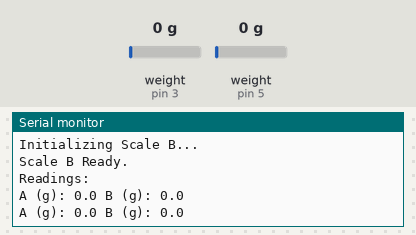
Bench run of a sketch on a simulated Arduino Uno, built with avr-gcc and run on an emulated ATmega328P. Parts: the last lines printed to the serial monitor. The test bench sets the inputs (shaded band); at power-on: weight on the scale (sensors on pin 3, pin 5) 0 g.

Above: at 3.2 s.
3.3 s: weight on the scale (sensor on pin 3) set to 100 g
At 4.0 s:
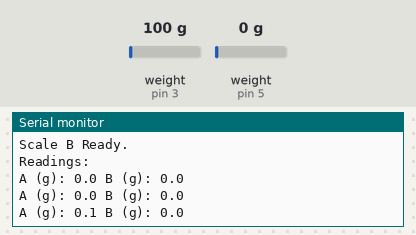
4.8 s: weight on the scale (sensor on pin 5) set to 100 g
At 5.2 s:
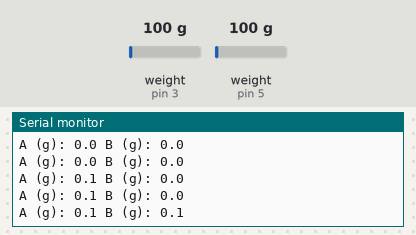
6.3 s: weight on the scale (sensor on pin 3) set to 1250 g
At 6.3 s:
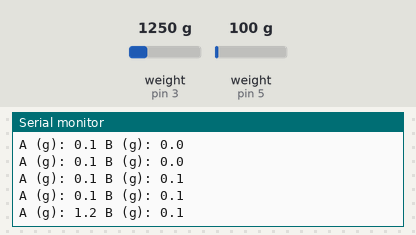
9.7 s: weight on the scale (sensor on pin 5) set to 1250 g
At 10.3 s:
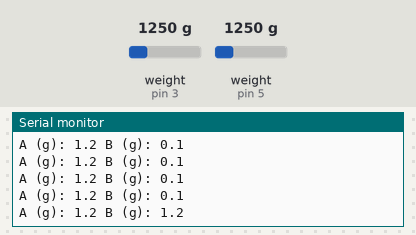
Timing chart, 0 to 12.7 s (numbered marks = the images above; inputs shaded):
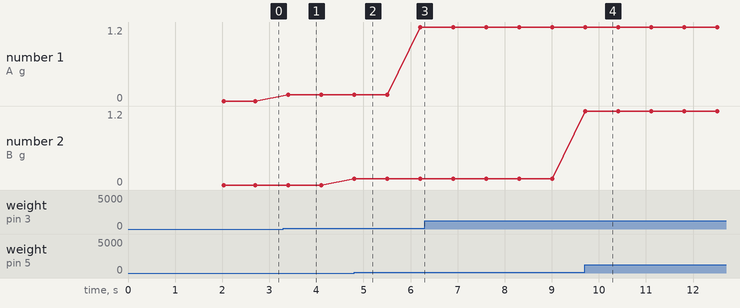

The sketch:

Measuring.ino
```cpp
// (licence header left out)
#include "HX711.h"

// Define calibration factors for each scale
// YOU WILL NEED TO CALIBRATE EACH SCALE INDIVIDUALLY AND REPLACE THESE VALUES
#define CALIBRATION_FACTOR_SCALE_A -13453.4257 // Example value for Scale A
#define CALIBRATION_FACTOR_SCALE_B -471475.0000 // Example value for Scale B

// Pin definitions for Scale A
#define DOUT_A  3
#define CLK_A   2

// Pin definitions for Scale B
#define DOUT_B  5
#define CLK_B   4

// Create two HX711 objects, one for each scale
HX711 scaleA;
HX711 scaleB;

void setup() {
  Serial.begin(9600);
  Serial.println("HX711 Dual Scale Demo");

  // Initialize Scale A
  Serial.println("Initializing Scale A...");
  scaleA.begin(DOUT_A, CLK_A);
  scaleA.set_scale(CALIBRATION_FACTOR_SCALE_A);
  scaleA.tare(); // Tare Scale A
  Serial.println("Scale A Ready.");

  // Initialize Scale B
  Serial.println("Initializing Scale B...");
  scaleB.begin(DOUT_B, CLK_B);
  scaleB.set_scale(CALIBRATION_FACTOR_SCALE_B);
  scaleB.tare(); // Tare Scale B
  Serial.println("Scale B Ready.");

  Serial.println("\nReadings:");
}

void loop() {

  // Read from Scale A
  Serial.print("A (g): ");
  Serial.print(scaleA.get_units(), 1); // scaleA.get_units() returns a float

  // Read from Scale B
  Serial.print(" B (g): ");
  Serial.print(scaleB.get_units(), 1); // scaleB.get_units() returns a float
  Serial.println();


  delay(500); // 1000 milliseconds = 1 second

}
```

Measured:
- after the input at 3.3 s, the serial monitor: prints a new line after 0.10 s (image 1)
- after the input at 4.8 s, the serial monitor: prints a new line at once (image 2)
- after the input at 9.7 s, the serial monitor: prints a new line at once (image 4)
- plotted number 1: 0 → 0.1 after the input at 3.3 s, 0.1 → 1.2 after the input at 4.8 s
